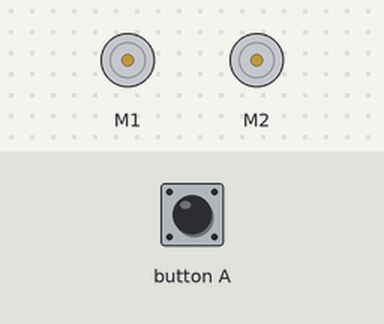
The program below on a simulated BBC micro:bit (MakeCode). On the bench: 2 × DC motor (green arrow = forward, orange = backward, longer = faster). Inputs (shaded band) come from the test bench.

Above: at 1.2 s.
1.3 s: button A pressed for 0.15 s
At 1.8 s:
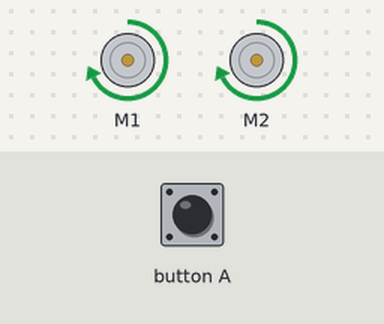
At 2.3 s:
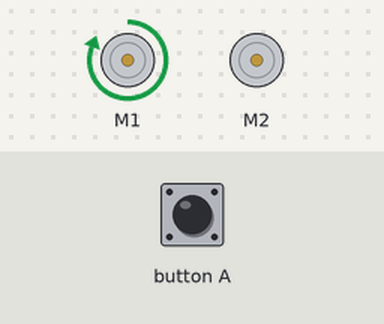
Timing chart, 0 to 4.3 s (numbered marks = the images above; inputs shaded):
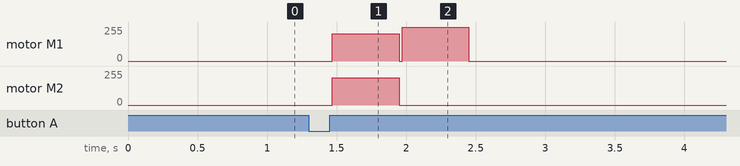

The program:

main.ts
```typescript
input.onButtonPressed(Button.A, function () {
    maqueen.motorRun(maqueen.Motors.All, maqueen.Dir.CW, 206)
    basic.pause(500)
    maqueen.motorStop(maqueen.Motors.All)
    maqueen.motorRun(maqueen.Motors.M1, maqueen.Dir.CW, 255)
    basic.pause(500)
    maqueen.motorStop(maqueen.Motors.M1)
})
basic.forever(function () {

})
```

test.ts
```typescript
// tests gaan hier; deze zal niet worden gecompileerd wanneer dit pakket wordt gebruikt als extensie.
```

Measured:
- after the input at 1.3 s, motor M1: stopped → forward 206/255 after 0.17 s, → forward 255/255 0.48 s later, → stopped 0.50 s later; motor M2: stopped → forward 206/255 after 0.17 s, → stopped 0.48 s later
